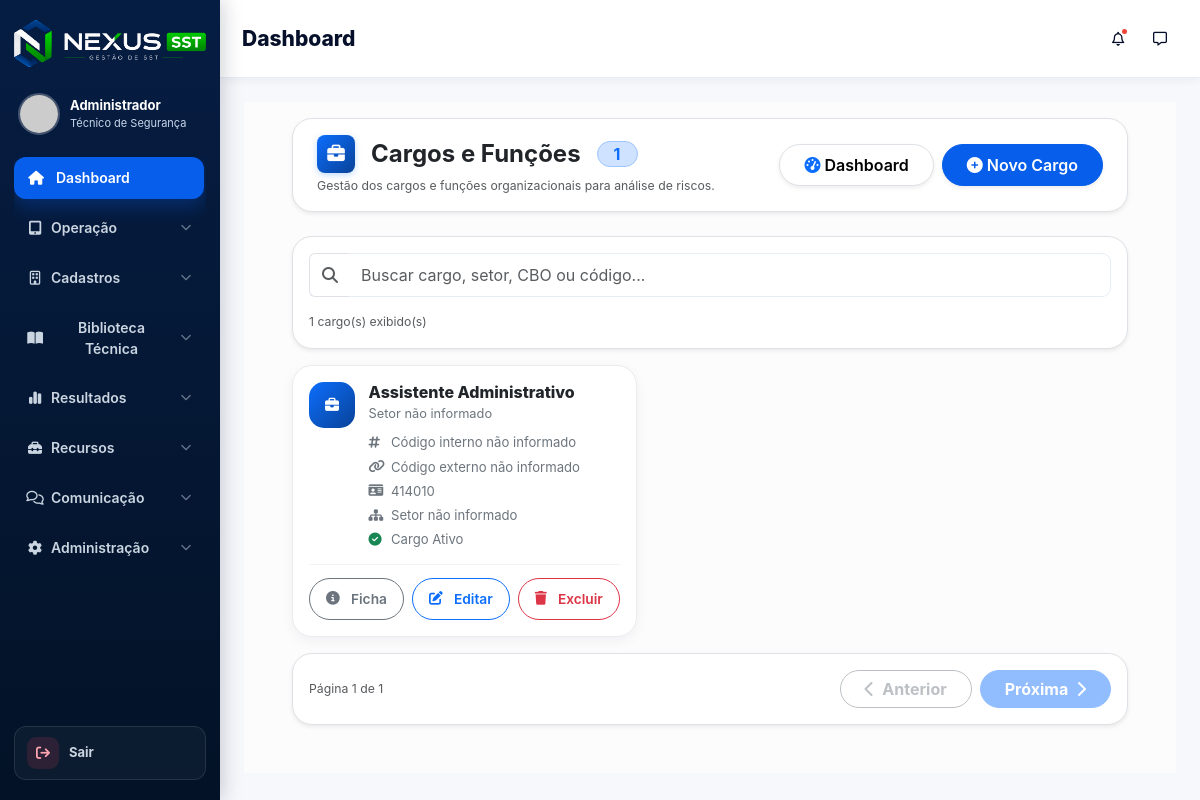
Page /nexus_sst/public/cargos (signed in) on the committed database.
### tables this page shows
CREATE TABLE `cargos` (
  `id` int NOT NULL AUTO_INCREMENT,
  `codigo` varchar(30) DEFAULT NULL,
  `codigo_externo` varchar(50) DEFAULT NULL,
  `nome` varchar(150) NOT NULL,
  `cbo` varchar(20) DEFAULT NULL,
  `descricao` text,
  `ativo` tinyint(1) NOT NULL DEFAULT '1',
  `created_at` timestamp NULL DEFAULT CURRENT_TIMESTAMP,
  `updated_at` timestamp NULL DEFAULT CURRENT_TIMESTAMP ON UPDATE CURRENT_TIMESTAMP,
  PRIMARY KEY (`id`),
  UNIQUE KEY `uk_cargo_nome` (`nome`)
);

### core/Controller.php (called while the page is built, shortened)
<?php
class Controller
{
    public function model($model)
    {
        $modelFile = dirname(__DIR__) . "/app/models/{$model}.php";
        return new $model();
    }
    public function view($view, $data = [])
    {
        extract($data);
        $viewPath = dirname(__DIR__) . "/app/views/{$view}.php";
        require_once $viewPath;
    }
}

### app/controllers/CargosController.php (called while the page is built, shortened)
<?php
class CargosController extends Controller
{
    private $cargoModel;
    public function __construct()
    {
        $this->cargoModel = $this->model('Cargo');
    }
    public function index()
    {
        $cargos = $this->cargoModel->listarTudo();
        $this->view('cargos/index', [
            'cargos' => $cargos
        ]);
    }
}

### core/Router.php (called while the page is built, shortened)
<?php
class Router
{
    private array $routes = [];
    private function add(string $httpMethod, string $uri, string $controller, string $method): void
    {
        $uri = '/' . trim($uri, '/');
        $this->routes[$httpMethod][$uri] = [
            'controller' => $controller,
            'method' => $method
        ];
    }
    public function dispatch(): void
    {
        $httpMethod = strtoupper($_SERVER['REQUEST_METHOD'] ?? 'GET');
        $requestUri = $_SERVER['REQUEST_URI'] ?? '/';
        $requestPath = parse_url($requestUri, PHP_URL_PATH) ?: '/';
        $route = $this->normalizeRequestPath($requestPath);
        $routes = $this->routes[$httpMethod] ?? [];
        $match = $this->matchRoute($routes, $route);
        $methodName = $match['method'];
        $params = $match['params'];
        $controller = new $controllerName();
        $controller->$methodName(...$params);
    }
    private function normalizeRequestPath(string $requestPath): string
    {
        $route = '/' . ltrim($requestPath, '/');
        $basePaths = [];
        if (defined('BASE_URL')) {
            $configuredBasePath = parse_url((string) BASE_URL, PHP_URL_PATH);
            if (is_string($configuredBasePath) && $configuredBasePath !== '') {
                $basePaths[] = '/' . trim($configuredBasePath, '/');
            }
        }
        $basePaths = array_values(array_unique(array_filter($basePaths)));
        usort($basePaths, static fn(string $a, string $b): int => strlen($b) <=> strlen($a));
        foreach ($basePaths as $basePath) {
            if (str_starts_with($route, $basePath . '/')) {
                $route = substr($route, strlen($basePath));
                break;
            }
        }
        $route = '/' . trim($route, '/');
        return $route === '//' ? '/' : $route;
    }
    private function matchRoute(array $routes, string $route): ?array
    {
        if (isset($routes[$route])) {
            return [
                'controller' => $routes[$route]['controller'],
                'method' => $routes[$route]['method'],
                'params' => []
            ];
        }
        return null;
    }
}

### public/index.php (called while the page is built, shortened)
<?php
spl_autoload_register(function ($class) {
    $paths = [
        dirname(__DIR__) . '/core/',
        dirname(__DIR__) . '/app/controllers/',
        dirname(__DIR__) . '/app/models/',
        dirname(__DIR__) . '/app/services/',
        dirname(__DIR__) . '/app/helpers/',
        dirname(__DIR__) . '/app/traits/',
    ];
    foreach ($paths as $path) {
        $file = $path . $class . '.php';
        if (file_exists($file)) {
            return;
        }
    }
});
$router = new Router();
$router->dispatch();

### config/database.php (called while the page is built)
<?php
return [
    'host'     => 'localhost',
    'dbname'   => 'nexus',
    'usuario'  => 'root',
    'senha'    => 'samuel06',
    'charset'  => 'utf8'
];

### core/Database.php (called while the page is built, shortened)
<?php
class Database {
    public function __construct() {
        $config = require __DIR__ . '/../config/database.php';
        $host     = $config['host'];
        $dbname   = $config['dbname'];
        $usuario  = $config['usuario'];
        $senha    = $config['senha'];
        $charset  = $config['charset'];
        $dsn = "mysql:host=$host;dbname=$dbname;charset=$charset";
        $opcoes = [
            PDO::ATTR_ERRMODE            => PDO::ERRMODE_EXCEPTION,
            PDO::ATTR_DEFAULT_FETCH_MODE => PDO::FETCH_ASSOC,
            PDO::ATTR_PERSISTENT         => true,
            PDO::ATTR_EMULATE_PREPARES   => false,
        ];
    }
}

### core/Model.php (called while the page is built, shortened)
<?php
abstract class Model
{
    public function __construct()
    {
        $database = new Database();
        $this->db = $database->getConnection();
    }
}

### app/models/Cargo.php (called while the page is built, shortened)
<?php
class Cargo extends Model
{
    public function listarTudo()
    {
        $sql = "
            SELECT *
            FROM cargos
            ORDER BY nome ASC
        ";
        $stmt = $this->db->query($sql);
        return $stmt->fetchAll(PDO::FETCH_ASSOC);
    }
}

### app/views/cargos/index.php (the view, shortened to what this page needs)
<?php
require_once dirname(__DIR__) . '/templates/header.php';
?>
<main class="content flex-grow-1 pt-3 px-4 pb-4 bg-light-subtle">
    <div class="container-fluid px-2 px-lg-4 mb-4">
        <div class="toast-container position-fixed top-0 end-0 p-3" style="z-index:9999;">
        </div>
        <header class="page-header-cargos mb-4 px-4 py-3 bg-white border rounded-3 shadow-sm d-flex align-items-center justify-content-between flex-wrap gap-3">
            <div>
                <h3 class="m-0 fw-bold text-dark d-flex align-items-center gap-3" style="font-size: 1.5rem;">
                    <span class="icon-container d-flex align-items-center justify-content-center"
                          style="width: 38px; height: 38px; background: linear-gradient(135deg, #0d6efd, #084298); border-radius: 8px; box-shadow: 0 2px 6px rgba(13, 110, 253, 0.25);">
                        <i class="fas fa-briefcase text-white" style="font-size: 1.10rem;"></i>
                    </span>
                    Cargos e Funções
                    <span class="badge bg-primary-subtle text-primary rounded-pill px-3 py-1 fw-bold fs-6 border border-primary-subtle">
                        <?= count($cargos ?? []) ?>
                    </span>
                </h3>
                <small class="text-muted d-block mt-1">
                    Gestão dos cargos e funções organizacionais para análise de riscos.
                </small>
            </div>
            <div class="page-header-actions d-flex gap-2 flex-wrap">
                <a href="<?= BASE_URL ?>/dashboard" class="btn btn-light border rounded-pill px-4 fw-semibold shadow-sm">
                    <i class="fas fa-gauge-high me-1 text-primary"></i>
                    Dashboard
                </a>
                <a href="<?= BASE_URL ?>/cargos/criar" class="btn btn-primary rounded-pill px-4 fw-semibold shadow-sm">
                    <i class="fas fa-plus-circle me-1"></i>
                    Novo Cargo
                </a>
            </div>
        </header>
        <?php if (!empty($cargos)): ?>
            <section class="cargos-app-view">
                <div class="cargos-app-toolbar bg-white border rounded-4 shadow-sm p-3 mb-3">
                    <div class="input-group cargos-app-search">
                        <span class="input-group-text bg-white border-end-0">
                            <i class="fas fa-search text-muted"></i>
                        </span>
                        <input
                            type="text"
                            id="buscarCargo"
                            class="form-control border-start-0"
                            placeholder="Buscar cargo, setor, CBO ou código...">
                    </div>
                    <div class="d-flex align-items-center justify-content-between mt-3 gap-2">
                        <small class="text-muted">
                            <span id="contadorCargos"><?= count($cargos ?? []) ?></span>
                            cargo(s) exibido(s)
                        </small>
                    </div>
                </div>
                <div class="cargos-app-list">
                    <?php foreach ($cargos as $c): ?>
                        <?php
                        $cargoAtivo = (int)($c['ativo'] ?? 1) === 1;
                        $textoBusca = strtolower(
                            ($c['codigo'] ?? '') . ' ' .
                            ($c['codigo_externo'] ?? '') . ' ' .
                            ($c['nome'] ?? '') . ' ' .
                            ($c['setor_nome'] ?? '') . ' ' .
                            ($c['cbo'] ?? '') . ' ' .
                            ($cargoAtivo ? 'ativo ativa' : 'inativo inativa')
                        );
                        ?>
                        <article class="cargo-app-card" data-search="<?= htmlspecialchars($textoBusca) ?>">
                            <div class="cargo-app-card-main">
                                <div class="cargo-app-icon">
                                    <i class="fas fa-briefcase"></i>
                                </div>
                                <div class="cargo-app-content">
                                    <h5><?= htmlspecialchars($c['nome'] ?? 'Cargo sem nome') ?></h5>
                                    <p class="cargo-app-subtitle">
                                        <?= htmlspecialchars($c['setor_nome'] ?? 'Setor não informado') ?>
                                    </p>
                                    <div class="cargo-app-meta">
                                        <span>
                                            <i class="fas fa-hashtag"></i>
                                            <?= !empty($c['codigo']) ? htmlspecialchars($c['codigo']) : 'Código interno não informado' ?>
                                        </span>
                                        <span>
                                            <i class="fas fa-link"></i>
                                            <?= !empty($c['codigo_externo']) ? htmlspecialchars($c['codigo_externo']) : 'Código externo não informado' ?>
                                        </span>
                                        <span>
                                            <i class="fas fa-id-card"></i>
                                            <?= !empty($c['cbo']) ? htmlspecialchars($c['cbo']) : 'CBO não informado' ?>
                                        </span>
                                        <span>
                                            <i class="fas fa-sitemap"></i>
                                            <?= !empty($c['setor_nome']) ? htmlspecialchars($c['setor_nome']) : 'Setor não informado' ?>
                                        </span>
                                        <span>
                                            <i class="<?= $cargoAtivo ? 'fas fa-circle-check text-success' : 'fas fa-circle-xmark text-danger' ?>"></i>
                                            <?= $cargoAtivo ? 'Cargo Ativo' : 'Cargo Inativo' ?>
                                        </span>
                                    </div>
                                </div>
                            </div>
                            <div class="cargo-app-actions">
                                <button
                                    class="btn btn-outline-secondary rounded-pill px-3"
                                    data-bs-toggle="modal"
                                    data-bs-target="#modalCargo<?= $c['id'] ?>">
                                    <i class="fas fa-circle-info me-1"></i>
                                    Ficha
                                </button>
                                <a href="<?= BASE_URL ?>/cargos/editar/<?= $c['id'] ?>" class="btn btn-outline-primary rounded-pill px-3">
                                    <i class="fas fa-edit me-1"></i>
                                    Editar
                                </a>
                                <a href="<?= BASE_URL ?>/cargos/excluir/<?= $c['id'] ?>"
                                   class="btn btn-outline-danger rounded-pill px-3"
                                   onclick="return confirm('Deseja excluir este cargo?')">
                                    <i class="fas fa-trash me-1"></i>
                                    Excluir
                                </a>
                            </div>
                        </article>
                    <?php endforeach; ?>
                </div>
                <div class="cargos-pagination bg-white border rounded-4 shadow-sm p-3 mt-3">
                    <div class="d-flex flex-column flex-md-row justify-content-between align-items-center gap-3">
                        <small class="text-muted">
                            Página <span id="paginaAtualCargos">1</span> de <span id="totalPaginasCargos">1</span>
                        </small>
                        <div class="d-flex gap-2">
                            <button type="button" id="btnAnteriorCargos" class="btn btn-outline-secondary rounded-pill px-4">
                                <i class="fas fa-chevron-left me-1"></i>
                                Anterior
                            </button>
                            <button type="button" id="btnProximaCargos" class="btn btn-primary rounded-pill px-4">
                                Próxima
                                <i class="fas fa-chevron-right ms-1"></i>
                            </button>
                        </div>
                    </div>
                </div>
            </section>
        <?php endif; ?>
    </div>
</main>
<?php require_once dirname(__DIR__) . '/templates/footer.php'; ?>

### rows in the picture
cargos: nome "Assistente Administrativo", setor_nome "Setor não informado", shows "Código interno não informado", shows "Código externo não informado", cbo "414010", ativo 1 (drawn)

### other values in the picture
$usuario "Administrador"
$pageTitle "Dashboard"
count($cargos ?? []) "1"
